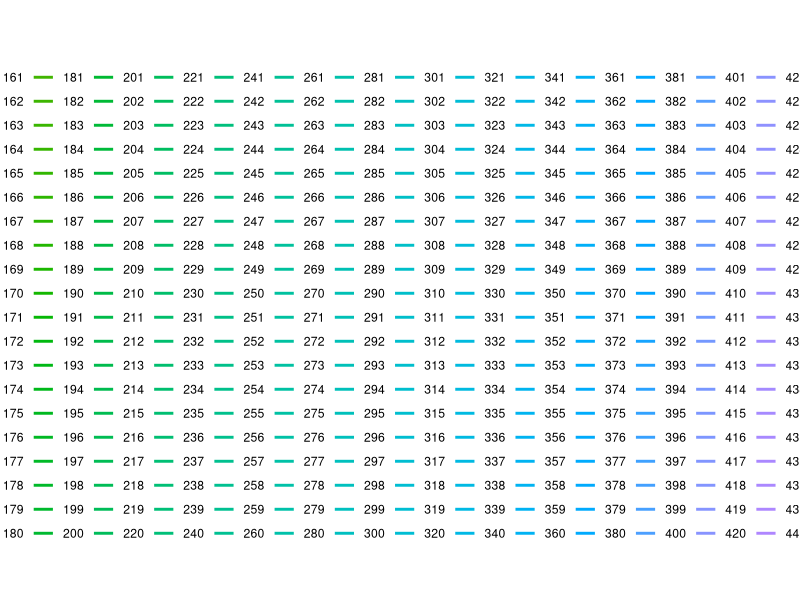
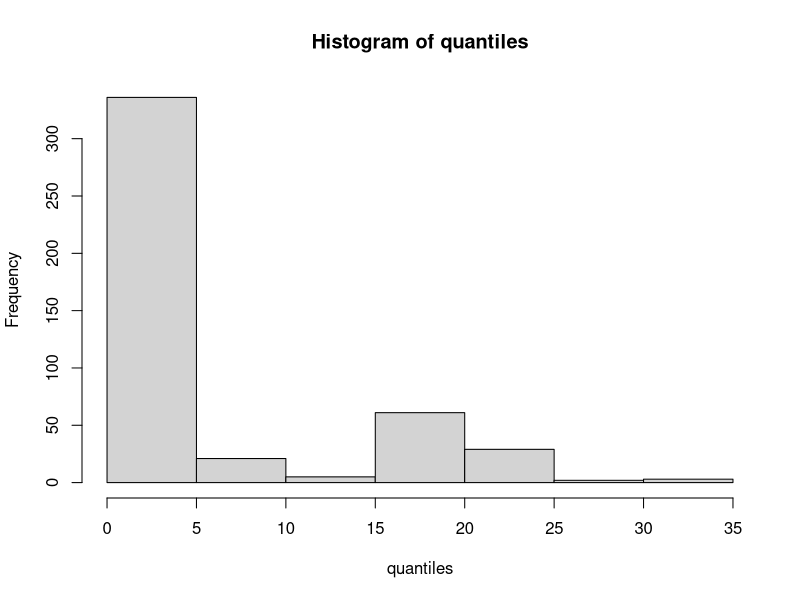

These figures' R source, in order: (Note: this script raises an error after producing the figures.)
## ---- chunk 1
knitr::opts_chunk$set(echo = TRUE)
library(readxl)
library(survival)
library(survminer)
library(dplyr)
library(ggplot2)
library(knitr)
library(broom)
library(tidyr)
## ---- chunk 2
train.set <- read_excel("../Dataset/TrainingSet.xlsx", col_names = TRUE)
test.set <- read_excel("../Dataset/TestSet.xlsx", col_names = TRUE)
data <- read_excel("../Dataset/JoinDatasets.xlsx", col_names = TRUE)
## ---- chunk 3
# Remove negligible classes
i <- which(train.set$Purpose == 'Navigation' | train.set$Orbit == 'Elliptical' | train.set$Continent == 'Africa' | train.set$Continent == 'Multinational' | train.set$Continent == 'Oceania' )
train.set <- train.set[-i,]

i <- which(test.set$Purpose == 'Navigation' | test.set$Orbit == 'Elliptical' | test.set$Continent == 'Africa' | test.set$Continent == 'Multinational' | test.set$Continent == 'Oceania' )
test.set <- test.set[-i,]

i <- which(data$Purpose == 'Navigation' | data$Orbit == 'Elliptical' | data$Continent == 'Africa' | data$Continent == 'Multinational' | data$Continent == 'Oceania' )
data <- data[-i,]

# Transform eccentricity
i <- which(train.set$Eccentricity == 0)
train.set$Eccentricity[i] = 1
train.set$log.Eccentricity <- -log(train.set$Eccentricity)

i <- which(test.set$Eccentricity == 0)
test.set$Eccentricity[i] = 1
test.set$log.Eccentricity <- -log(test.set$Eccentricity)

i <- which(data$Eccentricity == 0)
data$Eccentricity[i] = 1
data$log.Eccentricity <- -log(data$Eccentricity)
## ---- chunk 4
time <- train.set$`Effective Lifetime`
status <- train.set$Status

cox <- coxph(Surv(time,status == 'retired') ~ Apogee + log.Eccentricity + Mass + Users + strata(Purpose) + Continent + strata(Orbit), data = train.set)
summary(cox)
## ---- chunk 5
bashaz.data <- basehaz(cox, data, centered=TRUE)
basehax.dataframe <- data.frame(bashaz.data)
## ---- chunk 6
expLP <- predict(cox, data, type = 'risk', reference=c("strata"))
## ---- chunk 7
# Create temp dataframe
surv.data <- data.frame(hazard = numeric(), timeS = numeric(), strata = numeric(), survival = numeric())

# r <-  sample(1:113, 5, replace = FALSE)
# r <- c(1,8,24)
# r <-c(70:80)
r <- c(1,8,30,38, 60, 79)
n <- dim(data)[1]
for (i in 1:n) { # i in r
  haz <- basehax.dataframe[which(basehax.dataframe$strata == i), 1]
  timeS <- basehax.dataframe[which(basehax.dataframe$strata == i), 2]
  strata <- rep(i, length(haz))
  curva <- haz * expLP[i]
  surv <- exp(-cumsum(curva))
  surv.data <- rbind(surv.data, data.frame(hazard = haz, timeS = timeS, strata = strata, survival =  surv))
}
## ---- chunk 8
ggplot(surv.data, aes(x = timeS, y = survival, color = factor(strata))) +
  geom_line(size = 1) +
  scale_color_discrete(name = "Strata") +
  labs(x = "Time", y = "Survival Probability", title = "Survival Curves") +
  theme_minimal() +
  theme(panel.grid.major = element_line(colour = "gray", linetype = "dashed"),
        panel.grid.minor = element_blank())
## ---- chunk 9
quantiles <- numeric(n)

for(i in 1:n){
  (idx <- which(surv.data$strata == i))
  data_temp <- surv.data[idx,]
  
  # Indice primo istante di tempo in cui la probabilità scende sotto il 10%
  (it <- which(data_temp$survival < 0.1)[1])

  # Tempo in cui la probabilità scende sotto 0.1
  (quantiles[i] <- data_temp$timeS[it])
}

hist(quantiles)
quantiles[order(quantiles)]
## ---- chunk 10
# Converti i tempi in anni in numeri interi
anni_interi <- as.numeric(quantiles)

# Calcola le date a partire da oggi
date_futuro <- as.Date("2023-11-17") + anni_interi * 365 
date_futuro <- na.omit(date_futuro)

# Estrai gli anni e i mesi dalle date future
anni_data <- year(date_futuro)
mesi_data <- factor(month(date_futuro), labels = month.abb, ordered = FALSE)

# Creazione del dataframe con tutte le combinazioni di mese e anno
anni <- seq(oggi, by = "year", length.out = 35)
anni <- year(anni)
mesi <- factor(month.abb, levels = month.abb)  # Converti i mesi in un fattore ordinato
combinazioni_mese_anno <- expand.grid(Mese = mesi, Anno = anni)

# Aggiungi le osservazioni al dataframe (ipotizzando che tu abbia un dataframe di dati chiamato "dati")
dati <- data.frame(Mese = mesi_data,
                   Anno = anni_data)  # Esempio di dati casuali

# Calcola il conteggio delle osservazioni per ogni combinazione di mese e anno
conteggio_osservazioni <- dati %>%
  group_by(Anno, Mese) %>%
  summarise(Count = n())

# Unisci il conteggio delle osservazioni con il dataframe delle combinazioni di mese e anno
dati_completi <- left_join(combinazioni_mese_anno, conteggio_osservazioni, by = c("Anno", "Mese"))

# Riempire eventuali valori mancanti con 0
dati_completi$Count[is.na(dati_completi$Count)] <- 0

# Plot bidimensionale con il conteggio delle osservazioni
ggplot(dati_completi, aes(x = Mese, y = Anno, fill = Count)) +
  geom_tile(color = "black") +
  geom_text(aes(label = Count), color = "black") +
  scale_fill_gradient(low = "white", high = "blue", guide = "legend") +
  labs(x = "Mese", y = "Anno", title = "Conteggio delle osservazioni per mese e anno") +
  theme_minimal() +
  theme(axis.text.x = element_text(angle = 45, hjust = 1))
